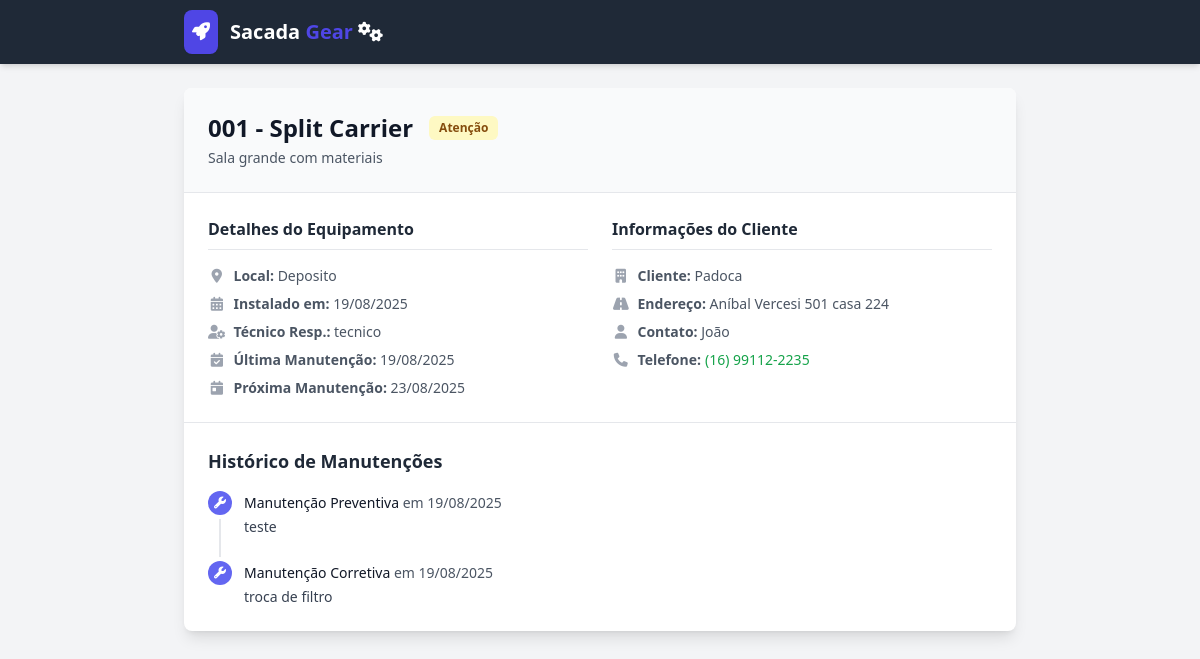
The app's page /public/equipment/001, older data.
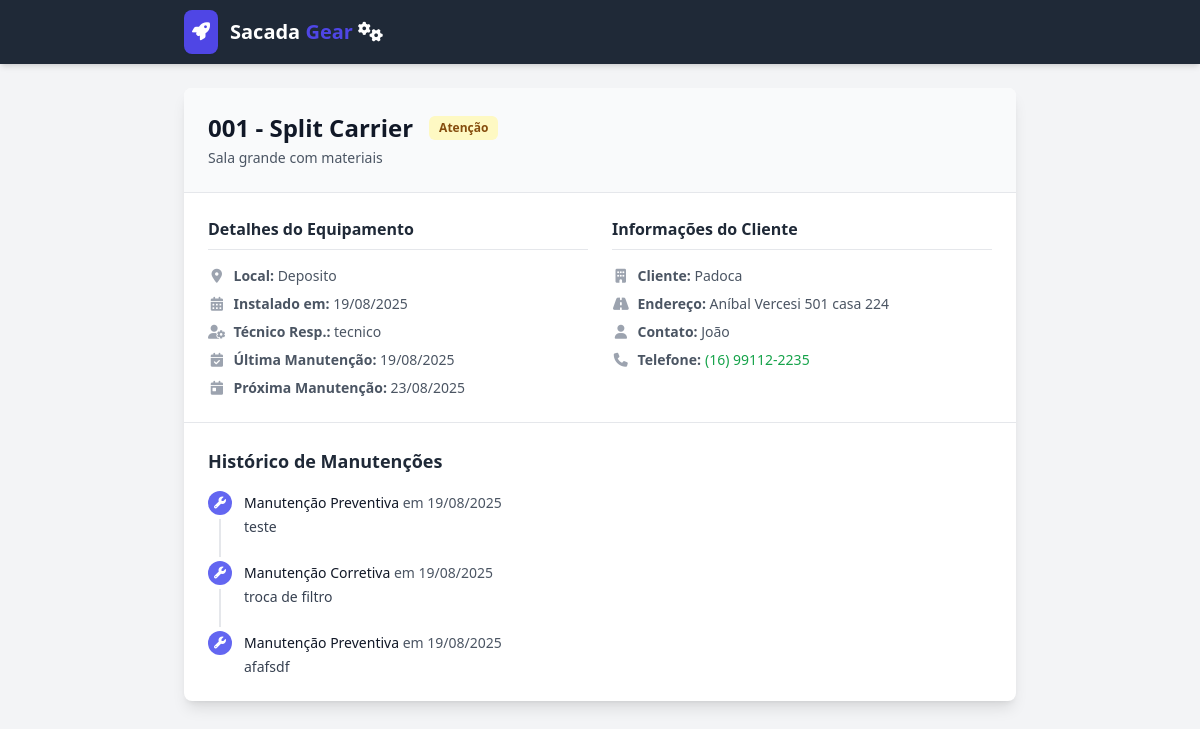
The same page, newer data.
### models.py (models this page shows, shortened)
class MaintenanceHistory(db.Model):
    id = db.Column(db.Integer, primary_key=True)
    maintenance_date = db.Column(db.Date, nullable=False, default=datetime.utcnow)
    category = db.Column(db.String(50), nullable=False)
    description = db.Column(db.Text, nullable=False)
    equipment_id = db.Column(db.Integer, db.ForeignKey('equipment.id'), nullable=False)
    technician_id = db.Column(db.Integer, db.ForeignKey('user.id'), nullable=False)
    cost = db.Column(db.Numeric(10, 2), nullable=True)
    images = db.relationship('MaintenanceImage', backref='maintenance_record', lazy=True, cascade="all, delete-orphan")

### app.py (the view)
    @app.route('/public/equipment/<code>')
    def public_summary(code):
        equipment = Equipment.query.filter_by(code=code).first()
        if not equipment or equipment.is_archived:
            return render_template('public_summary_not_found.html'), 404
        history_records = equipment.maintenance_history.all()
        return render_template('public_summary.html', equipment=equipment, history_records=history_records)

### models.py (called while the page is built)
    @property
    def status(self):
        if 'warning_days' not in g:
            setting = db.session.get(Setting, 'maintenance_warning_days')
            g.warning_days = int(setting.value) if setting else 15
        today = datetime.now().date()
        if self.next_maintenance_date < today:
            return "Vencido"
        elif self.next_maintenance_date <= today + timedelta(days=g.warning_days):
            return "Próximo do vencimento"
        else:
            return "Em dia"

### templates/public_summary.html (shortened to what the changed rows need)
<!DOCTYPE html>
<html lang="pt-br" class="h-full bg-gray-100">
<head>
    <script src="https://cdn.tailwindcss.com"></script>
    <link rel="stylesheet" href="https://rsms.me/inter/inter.css">
    <link rel="stylesheet" href="https://cdnjs.cloudflare.com/ajax/libs/font-awesome/6.5.2/css/all.min.css">
</head>
<body class="bg-gray-100">
    <main>
        <div class="mx-auto max-w-4xl py-6 px-4 sm:px-6 lg:px-8">
            <div class="bg-white shadow-lg rounded-lg overflow-hidden">
                <div class="bg-gray-50 p-4 sm:p-6 border-b border-gray-200">
                    <div class="flex items-center gap-4">
                        <h1 class="text-xl sm:text-2xl font-bold text-gray-900">{{ equipment.code }} - {{ equipment.model }}</h1>
                    </div>
                </div>
                <div class="p-4 sm:p-6 border-t border-gray-200">
                    <h2 class="text-lg font-semibold text-gray-800 mb-4">Histórico de Manutenções</h2>
                    <ul role="list" class="-mb-6">
                        {% for record in history_records %}
                        <li>
                            <div class="relative pb-6">
                                {% if not loop.last %}
                                <span class="absolute left-3 top-4 -ml-px h-full w-0.5 bg-gray-200" aria-hidden="true"></span>
                                {% endif %}
                                <div class="relative flex space-x-3 items-start">
                                    <div>
                                        <span class="h-6 w-6 rounded-full bg-indigo-500 flex items-center justify-center ring-4 ring-white">
                                            <i class="fas fa-wrench text-white text-xs"></i>
                                        </span>
                                    </div>
                                    <div class="min-w-0 flex-1 pt-0.5">
                                        <p class="text-sm text-gray-600">
                                            <strong class="font-medium text-gray-900">{{ record.category }}</strong> em {{ record.maintenance_date.strftime('%d/%m/%Y') }}
                                        </p>
                                        <p class="mt-1 text-sm text-gray-700">{{ record.description }}</p>
                                    </div>
                                </div>
                            </div>
                        </li>
                        {% else %}
                        <li>
                            <div class="text-center py-5">
                                <p class="text-sm text-gray-500">Nenhum registro de manutenção para este equipamento.</p>
                            </div>
                        </li>
                        {% endfor %}
                    </ul>
                </div>
            </div>
        </div>
    </main>
</body>
</html>

Row changes from the older to the newer data that the page shows:
added MaintenanceHistory: category "Manutenção Preventiva", maintenance_date "19/08/2025", description "afafsdf"
